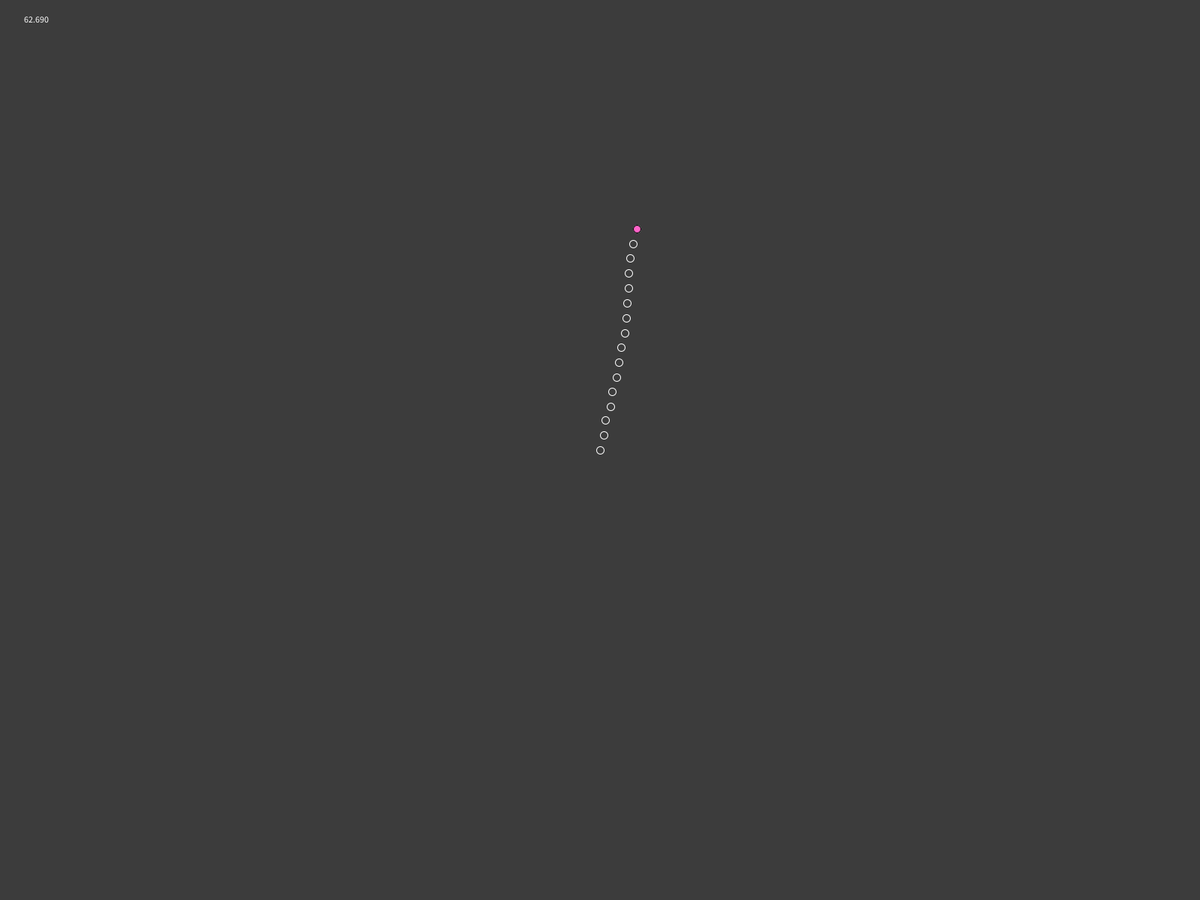
Frame 1 (no input)
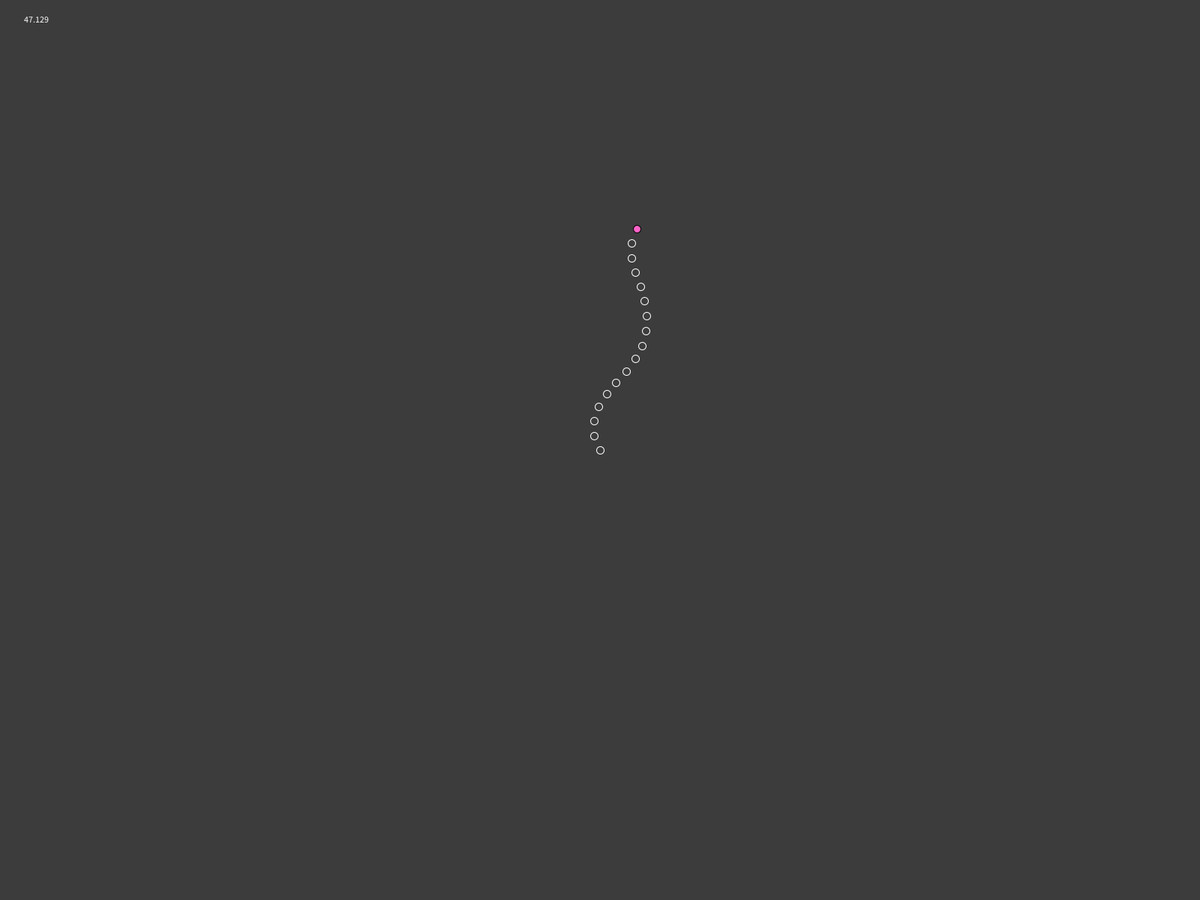
Frame 60 (the mouse pressed at the canvas centre just before this capture)
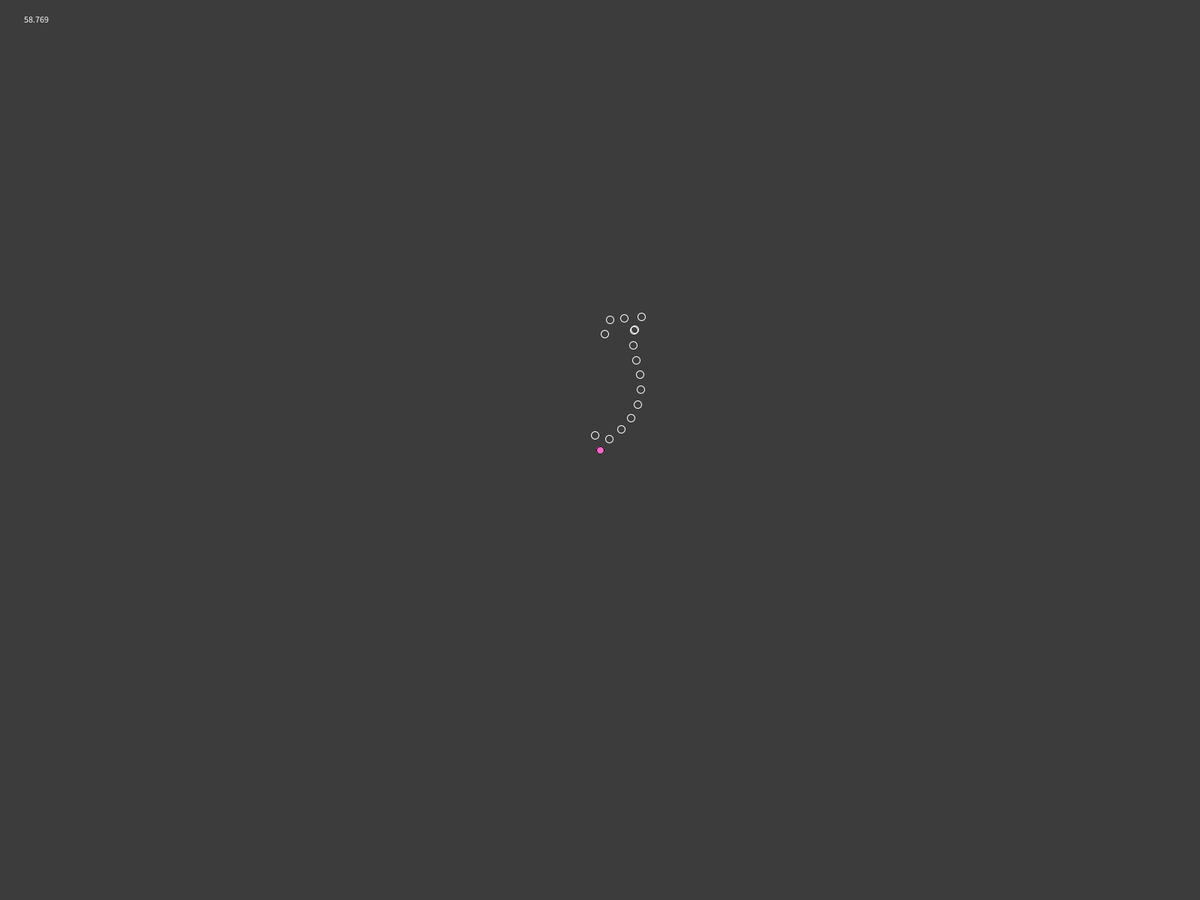
Frame 120 (the mouse held since frame 60 and released just before this capture)

The Processing sketch that drew these frames (run headless with seeded random() and noise(); from frame 60 on, the mouse is pressed at the canvas centre):

// Processing sketch: IK_tenticle
// ── IK_tenticle.pde
tenticle t1;

void setup(){
    fullScreen();
    t1 = new tenticle( new PVector(width/2.0, height/2.0), 16, 300.0, -PI/2.0 );
}
void draw(){
    clear();
    background(60,60,60);

    t1.display();
    t1.calcMovement();
    t1.calcTenticleSway(0, 1.0, 3.0);

    println("---");
    text(frameRate, 30,30);
}
void keyPressed(){
    if(key == '1'){
        t1.moveMarker = new PVector(mouseX, mouseY);
    }
}
void mousePressed(){
    t1.moveMarker = new PVector(mouseX, mouseY);
}


class tenticle{
    ArrayList<node> nodes = new ArrayList<node>();

    PVector moveMarker;
    PVector orig;

    int n;

    float l;
    float lSeg;

    int sTimer = 0;

    tenticle(PVector origin, int nodeNumber, float length, float startingAngle){
        orig = origin;
        n    = nodeNumber;
        l    = length;
        lSeg = length / (nodeNumber-1);
        createNodes(nodeNumber, origin, startingAngle);
    }

    void display(){
        //displayConnected();
        displayNodes();
        displayMoveMarker();
    }
    void displayConnected(){
        pushStyle();

        float strokeVal   = 60.0;
        float strokeMulti = 0.85;

        noFill();
        stroke(200,200,200);

        beginShape();
        curveVertex(nodes.get(0).pos.x, nodes.get(0).pos.y);
        for(int i=0; i<nodes.size(); i++){
            strokeWeight(strokeVal);
            curveVertex(nodes.get(i).pos.x, nodes.get(i).pos.y);
            strokeVal *= strokeMulti;
        }
        curveVertex(nodes.get(nodes.size()-1).pos.x, nodes.get(nodes.size()-1).pos.y);
        //strokeWeight(-10);
        endShape();

        popStyle();
    }
    void displayNodes(){
        for(int i=0; i<nodes.size(); i++){
            nodes.get(i).display();
        }
    }
    void displayMoveMarker(){
        pushStyle();

        fill(255,100,200);
        stroke(0);
        strokeWeight(1);
        ellipse(moveMarker.x, moveMarker.y, 10.0, 10.0);

        popStyle();
    }
    void calcMovement(){
        //IK from end to start
        for(int i=nodes.size()-1; i>=0; i--){
            if(i == nodes.size()-1){
                nodes.get(i).pos = moveAtoBlerp(nodes.get(i).pos, moveMarker);}
            else if(i != 0){
                nodes.get(i).pos = moveAtoB(nodes.get(i).pos, nodes.get(i+1).pos, lSeg);
            }
            else{
                nodes.get(i).pos.set(orig.x, orig.y);}
        }
        //IK from start to end
        for(int i=1; i<nodes.size(); i++){
            nodes.get(i).pos = moveAtoB(nodes.get(i).pos, nodes.get(i-1).pos, lSeg);
        }
    }
    void calcTenticleSway(float tSrtTheta, float swayAmp, float freqFac){
        /*
        Sinusoidually sways the tenticle
        */
        for(int i=1; i<nodes.size(); i++){
            float tOffset = 2.0*PI / nodes.size();
            float sineVal = sin( (2.0*PI)*(sTimer/(60.0*freqFac)) + tOffset*i + tSrtTheta );
            PVector uPerpVec = normaliseVec( new PVector( -dirVec(nodes.get(i).pos,nodes.get(i-1).pos).y, dirVec(nodes.get(i).pos,nodes.get(i-1).pos).x ) );
            nodes.get(i).pos.x += swayAmp*uPerpVec.x*sineVal;
            nodes.get(i).pos.y += swayAmp*uPerpVec.y*sineVal;
        }
        sTimer++;
    }
    void createNodes(int n, PVector orig, float ang){
        PVector vWalk = new PVector(0,0);
        PVector newPos;
        for(int i=0; i<n; i++){
            if(i == 0){
                newPos = new PVector(orig.x, orig.y);}
            else{
                newPos = new PVector( nodes.get(nodes.size()-1).pos.x, nodes.get(nodes.size()-1).pos.y );}
            node newNode = new node( new PVector(newPos.x +vWalk.x, newPos.y +vWalk.y) );
            nodes.add(newNode);

            float rTheta = random(0,PI/8.0);
            vWalk.set(cos(ang+rTheta)*lSeg, sin(ang+rTheta)*lSeg);
        }
        moveMarker = new PVector( nodes.get(nodes.size()-1).pos.x, nodes.get(nodes.size()-1).pos.y );
    }
}
class node{
    PVector pos;

    node(PVector position){
        pos = position;
    }

    void display(){
        println("NodePos -> ",pos);
        pushStyle();

        noFill();
        stroke(255);
        strokeWeight(1);
        ellipse(pos.x, pos.y, 10.0, 10.0);

        popStyle();
    }
}


PVector moveAtoB(PVector a, PVector b, float separation){
    float dist   = vecDist(a,b);
    PVector uDir = normaliseVec( dirVec(a,b) );
    PVector change = new PVector((dist-separation)*uDir.x, (dist-separation)*uDir.y);
    PVector newVec = new PVector(a.x +change.x, a.y +change.y);
    return newVec;
}
PVector moveAtoBlerp(PVector a, PVector b){
    float speed = 2.0;
    float threshold = speed*5.0;
    float dist   = vecDist(a,b);
    if(dist < threshold){
        speed = 0;}
    PVector uDir = normaliseVec( dirVec(a,b) );
    PVector change = new PVector(speed*uDir.x, speed*uDir.y);
    PVector newVec = new PVector(a.x +change.x, a.y +change.y);
    return newVec;
}


float vecMag(PVector v){
    float mag = sqrt( pow(v.x,2) + pow(v.y,2) );
    return mag;
}
float vecDist(PVector v1, PVector v2){
    float dist = sqrt( pow(v1.x-v2.x,2) + pow(v1.y-v2.y,2) );
    return dist;
}
PVector dirVec(PVector v1, PVector v2){
    /*
    FROM v1 TO v2
    */
    PVector newVec = new PVector(v2.x - v1.x, v2.y - v1.y);
    return newVec;
}
PVector normaliseVec(PVector v){
    float mag = vecMag(v);
    PVector newVec;
    if(mag == 0){
        newVec = new PVector(0,0);}
    else{
        newVec = new PVector(v.x /mag, v.y /mag);}
    return newVec;
}
